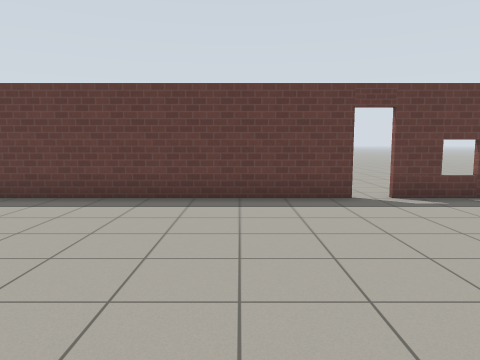
view 1 (above)

12 first-person views from a walk through a robot-simulator world made for Gazebo. The camera is 1.2 m above the floor, tilts 6° down and sees 70° across. The floor is counted in squares, 1 m on a side. Each view is taken from the middle of a square. On the plan, view 1 faces up. The plan holds only what a view shows up to about 14 squares ahead; the rest is blank. Robots are left out. Simple patterns stand in for the simulator's built-in surfaces.

view 2
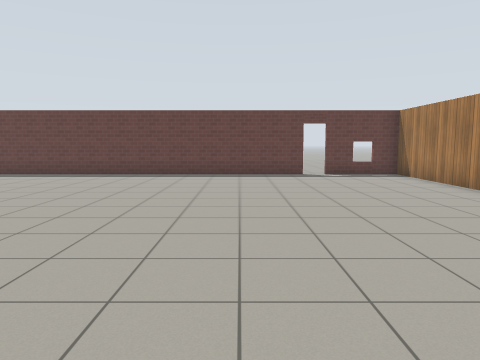

view 3
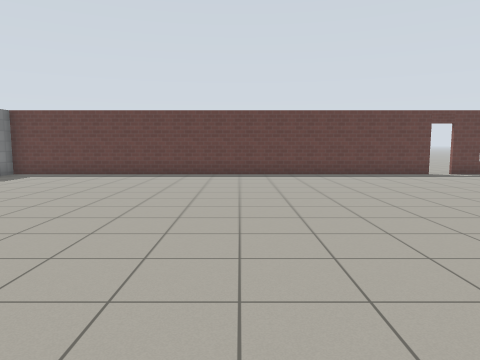

view 4
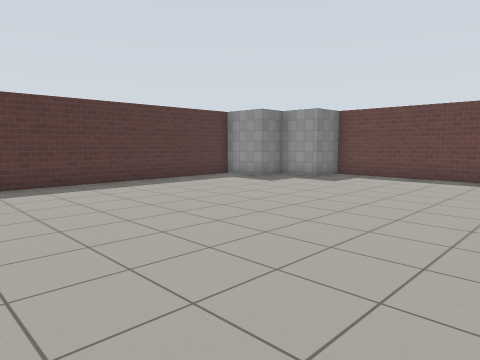

view 5
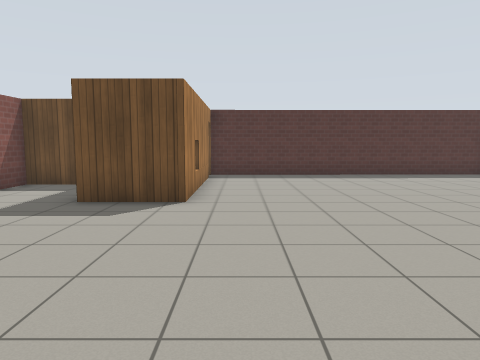

view 6
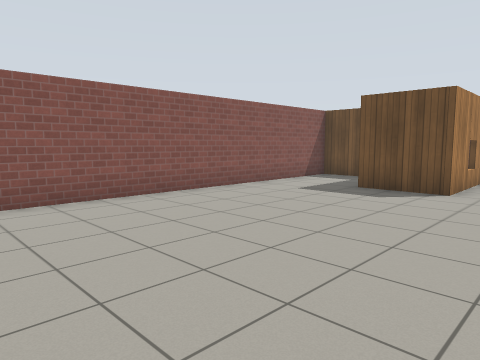

view 7
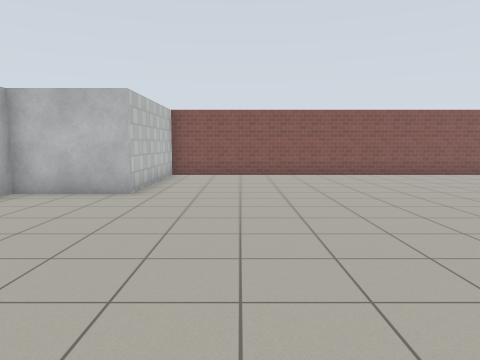

view 8
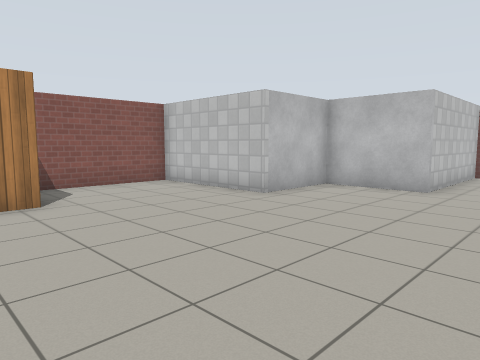

view 9
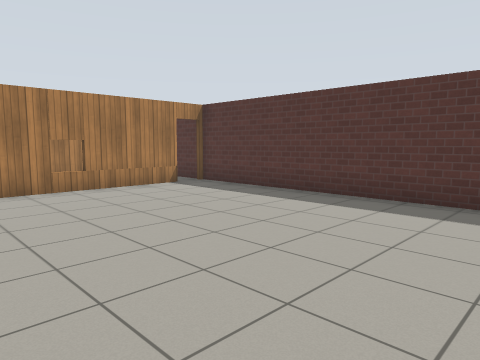

view 10
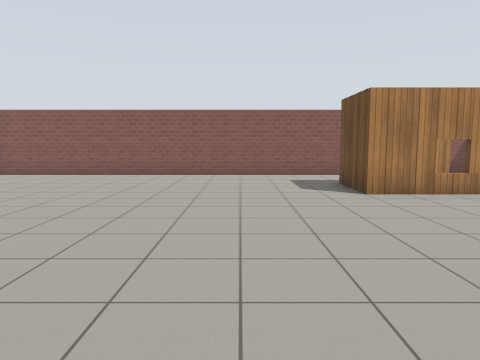

view 11
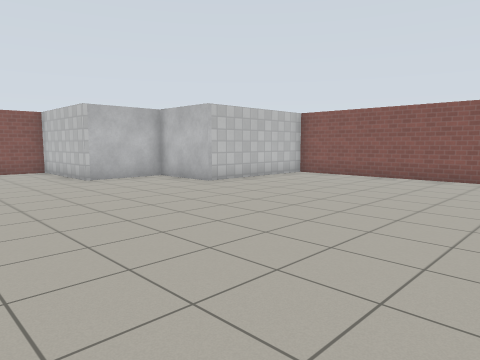

view 12
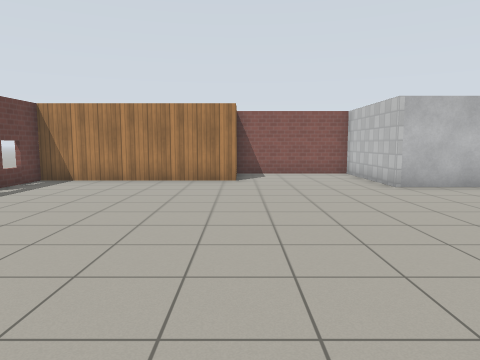

### Floor plan
Points are (right, up) in squares from view 1. A wall is a line through its corners. A room is listed if a view was taken in it or the views show most of it. See-through windows are left out.
Room 1 (views 1, 2, 3, 4, 5, 6, 7, 8, 9, 10, 11, 12)
walls: (6.2, 1) (6.2, 7.6) (3.4, 7.6); (2.6, 7.6) (-14.1, 7.6) (-14.1, 6) (-15.6, 6) (-15.5, 4.7) (-17.4, 4.7) (-17.3, -7.7); (-16.4, -6.1) (-11, -6.1) (-11, -8.4); (-14.1, -9.7) (-14.1, -11.3) (1.6, -11.3) (1.6, -6.1) (4.5, -6.1) (4.5, -3.3) (8.9, -3.3) (8.9, 1.1)
ways out: open door at (3, 8)

Positions as (right, up) in squares from view 1, and headings:
1: (0, 0), facing up
2: (0, -6), facing up
3: (-5, -6), facing up
4: (-7, -5), facing up-left
5: (-4, -5), facing left
6: (-2, -4), facing down-left
7: (-1, 2), facing down
8: (-1, 3), facing down-right
9: (-10, 3), facing down-left
10: (-8, 2), facing down
11: (-7, 1), facing down-right
12: (-5, 1), facing right
